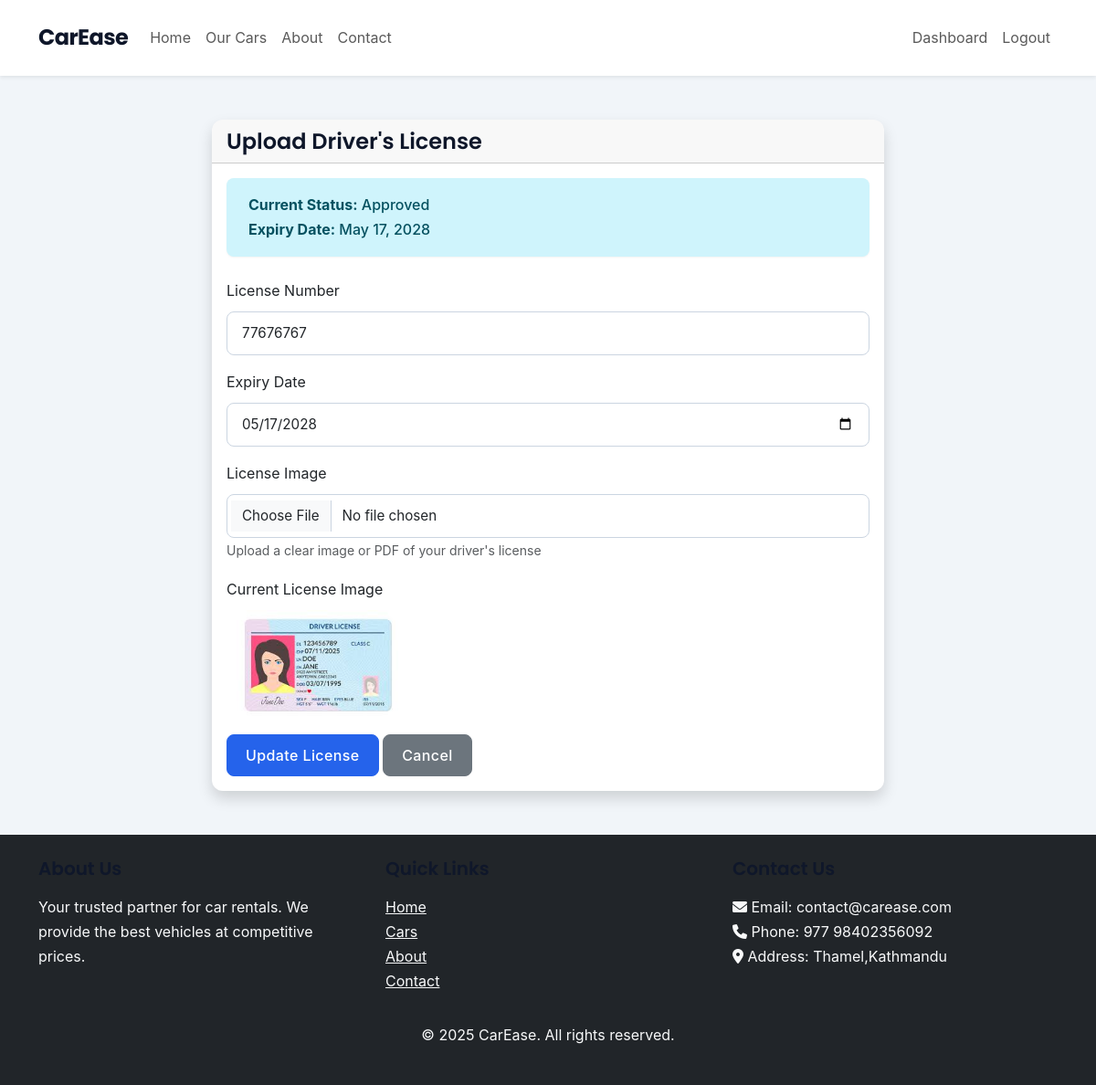
Page /upload-license.php (signed in) on the committed database.
### tables this page shows
CREATE TABLE `driver_licenses` (
  `id` int(11) NOT NULL,
  `user_id` int(11) NOT NULL,
  `license_number` varchar(50) NOT NULL,
  `expiry_date` date NOT NULL,
  `image` varchar(255) NOT NULL,
  `status` enum('pending','approved','rejected') DEFAULT 'pending',
  `created_at` timestamp NOT NULL DEFAULT current_timestamp(),
  `updated_at` timestamp NOT NULL DEFAULT current_timestamp() ON UPDATE current_timestamp()
);

### upload-license.php (the view, shortened to what this page needs)
<?php
$database = new Database();
$db = $database->getConnection();
$query = "SELECT * FROM driver_licenses WHERE user_id = :user_id";
$stmt = $db->prepare($query);
$stmt->execute([':user_id' => $_SESSION['user_id']]);
$license = $stmt->fetch(PDO::FETCH_ASSOC);
?>
<!DOCTYPE html>
<html lang="en">
<head>
    <link href="https://cdn.jsdelivr.net/npm/bootstrap@5.3.0/dist/css/bootstrap.min.css" rel="stylesheet">
    <link href="https://cdnjs.cloudflare.com/ajax/libs/font-awesome/6.0.0/css/all.min.css" rel="stylesheet">
    <link href="assets/css/style.css" rel="stylesheet">
</head>
<body>
    <?php include 'includes/navbar.php'; ?>
    <div class="container mt-5">
        <div class="row justify-content-center">
            <div class="col-md-8">
                <div class="card shadow">
                    <div class="card-header">
                        <h4 class="mb-0">Upload Driver's License</h4>
                    </div>
                    <div class="card-body">
                        <?php if ($license): ?>
                            <div class="alert alert-info">
                                <strong>Current Status:</strong>
                                <?php echo ucfirst($license['status']); ?>
                                <?php if ($license['status'] === 'approved'): ?>
                                    <br>
                                    <strong>Expiry Date:</strong>
                                    <?php echo date('M d, Y', strtotime($license['expiry_date'])); ?>
                                <?php endif; ?>
                            </div>
                        <?php endif; ?>
                        <form method="POST" enctype="multipart/form-data">
                            <div class="mb-3">
                                <label for="license_number" class="form-label">License Number</label>
                                <input type="text" class="form-control" id="license_number" name="license_number"
                                       value="<?php echo $license ? htmlspecialchars($license['license_number']) : ''; ?>" required>
                            </div>
                            <div class="mb-3">
                                <label for="expiry_date" class="form-label">Expiry Date</label>
                                <input type="date" class="form-control" id="expiry_date" name="expiry_date"
                                       value="<?php echo $license ? $license['expiry_date'] : ''; ?>" required>
                            </div>
                            <div class="mb-3">
                                <label for="license_image" class="form-label">License Image</label>
                                <input type="file" class="form-control" id="license_image" name="license_image"
                                       accept="image/*,.pdf" required>
                                <small class="form-text text-muted">
                                    Upload a clear image or PDF of your driver's license
                                </small>
                            </div>
                            <?php if ($license && $license['image']): ?>
                                <div class="mb-3">
                                    <label class="form-label">Current License Image</label>
                                    <div>
                                        <img src="assets/images/<?php echo htmlspecialchars($license['image']); ?>"
                                             alt="Current License" style="max-width: 200px;">
                                    </div>
                                </div>
                            <?php endif; ?>
                            <button type="submit" class="btn btn-primary">
                                <?php echo $license ? 'Update License' : 'Upload License'; ?>
                            </button>
                            <a href="dashboard.php" class="btn btn-secondary">Cancel</a>
                        </form>
                    </div>
                </div>
            </div>
        </div>
    </div>
    <?php include 'includes/footer.php'; ?>
</body>
</html>

### assets/css/style.css (style rules this page uses)
*, *::before, *::after { box-sizing: border-box; margin: 0; padding: 0; }
:root { --primary: #2563eb; --primary-dark: #1d4ed8; --primary-light: #dbeafe; --secondary: #64748b; --success: #22c55e; --danger: #ef4444; --warning: #f59e0b; --info: #0ea5e9; --light: #f8fafc; --dark: #1e293b; --gray-100: #f1f5f9; --gray-200: #e2e8f0; --gray-300: #cbd5e1; --gray-400: #94a3b8; --gray-500: #64748b; --gray-600: #475569; --gray-700: #334155; --gray-800: #1e293b; --gray-900: #0f172a; --font-primary: 'Inter', system-ui, -apple-system, BlinkMacSystemFont, 'Segoe UI', Roboto, Oxygen, Ubuntu, Cantarell, sans-serif; --font-secondary: 'Poppins', system-ui, -apple-system, BlinkMacSystemFont, 'Segoe UI', Roboto, Oxygen, Ubuntu, Cantarell, sans-serif; --spacing-xs: 0.25rem; --spacing-sm: 0.5rem; --spacing-md: 1rem; --spacing-lg: 1.5rem; --spacing-xl: 2rem; --spacing-xxl: 3rem; --radius-sm: 0.375rem; --radius-md: 0.5rem; --radius-lg: 0.75rem; --radius-xl: 1rem; --shadow-sm: 0 1px 2px 0 rgb(0 0 0 / 0.05); --shadow-md: 0 4px 6px -1px rgb(0 0 0 / 0.1), 0 2px 4px -2px rgb(0 0 0 / 0.1); --shadow-lg: 0 10px 15px -3px rgb(0 0 0 / 0.1), 0 4px 6px -4px rgb(0 0 0 / 0.1); --shadow-xl: 0 20px 25px -5px rgb(0 0 0 / 0.1), 0 8px 10px -6px rgb(0 0 0 / 0.1); }
body { font-family: var(--font-primary); line-height: 1.7; color: var(--gray-800); background-color: var(--gray-100); -webkit-font-smoothing: antialiased; -moz-osx-font-smoothing: grayscale; }
h1, h2, h3, h4, h5, h6 { font-family: var(--font-secondary); font-weight: 600; color: var(--gray-900); margin-bottom: var(--spacing-md); line-height: 1.3; }
.card { background: white; border-radius: var(--radius-lg); box-shadow: var(--shadow-md); transition: all 0.3s cubic-bezier(0.4, 0, 0.2, 1); border: none; overflow: hidden; }
.btn { font-weight: 500; padding: 0.625rem 1.25rem; border-radius: var(--radius-md); transition: all 0.2s cubic-bezier(0.4, 0, 0.2, 1); text-transform: none; letter-spacing: 0.025em; position: relative; overflow: hidden; }
.btn-primary { background-color: var(--primary); border-color: var(--primary); color: white; }
.form-control { border-radius: var(--radius-md); border: 1px solid var(--gray-300); padding: 0.75rem 1rem; transition: all 0.2s cubic-bezier(0.4, 0, 0.2, 1); font-size: 0.95rem; }
.alert { border-radius: var(--radius-md); border: none; padding: var(--spacing-md) var(--spacing-lg); margin-bottom: var(--spacing-lg); box-shadow: var(--shadow-sm); font-weight: 500; }

### rows in the picture
driver_licenses: status "Approved", expiry_date "May 17, 2028", license_number "77676767", expiry_date "05/17/2028", image (picture)
